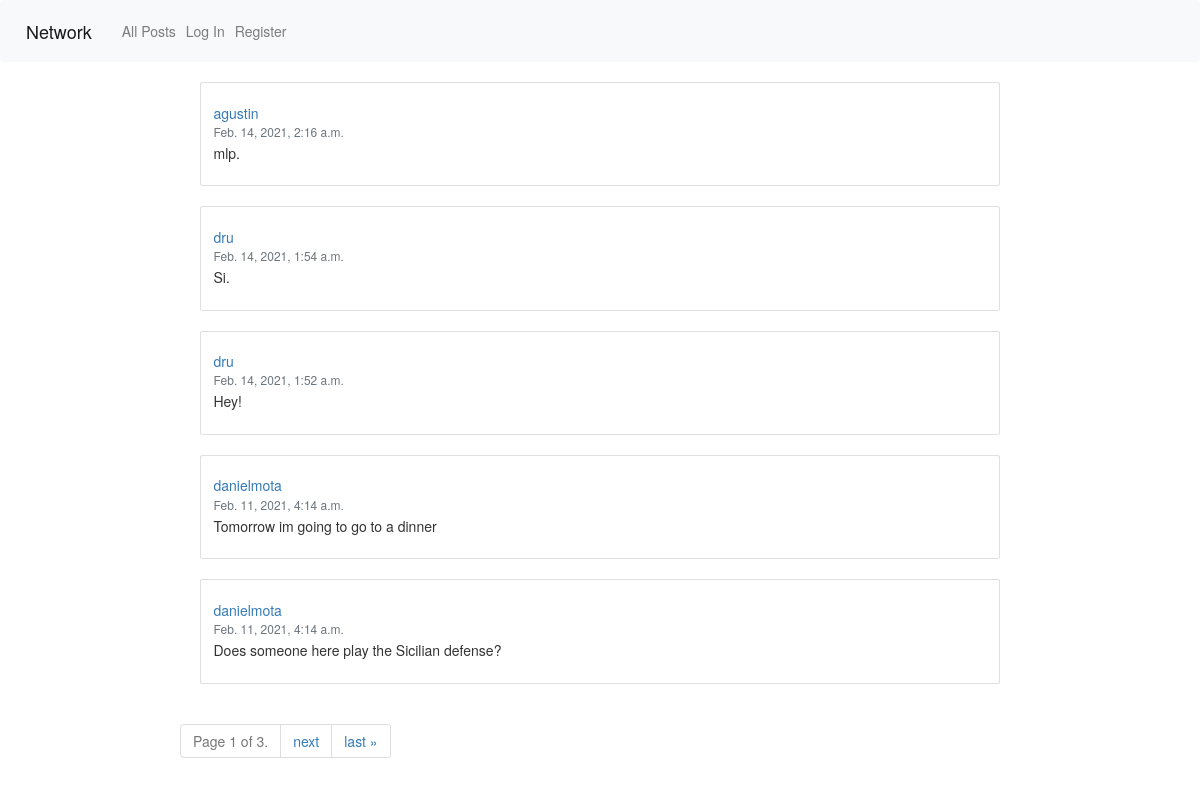
The page / on the database its author committed.
### network/models.py (models this page shows, shortened)
class Post(models.Model):
    post = models.CharField(max_length=1000)
    poster = models.ForeignKey(User, on_delete=models.CASCADE, related_name="poster")
    likes = models.IntegerField(default=0)
    likers = models.ManyToManyField(User, related_name="likers")
    timestamp = models.DateTimeField(auto_now_add=True)

class User(AbstractUser):
    pass

### network/views.py (the view)
# urls.py: path("", views.index, name="index"),
def index(request):
    posts = Post.objects.all().order_by('-timestamp')
    paginator = Paginator(posts, 5)
    pageNum = request.GET.get('page')
    page_obj = paginator.get_page(pageNum)
    return render(request, "network/index.html", {
        "page_obj": page_obj
    })

### network/templates/network/index.html (shortened to what this page needs)
{% extends "network/layout.html" %}
{% load static %}
{% block body %}
{% for post in page_obj %}
<div id="post" class="card">
    <div class="card-body">
        <a id="postUser" href="{% url 'profile' post.poster %}">
            <h5 class="card-title">{{ post.poster.username }}</h5>
        </a>
        <h6 id="postTime" class="card-subtitle mb-2 text-muted">{{ post.timestamp }}</h6>
        <p id="postText" class="card-text">{{ post.post }}</p>
    </div>
</div>
{% endfor %}
<nav aria-label="Page navigation">
    <ul class="pagination step-links">
        <li class="page-item disabled"><span class="current">
                Page {{ page_obj.number }} of {{ page_obj.paginator.num_pages }}.
            </span></li>
        {% if page_obj.has_next %}
        <li class="page-item"><a class="page-link" href="?page={{ page_obj.next_page_number }}">next</a></li>
        <li class="page-item"><a class="page-link" href="?page={{ page_obj.paginator.num_pages }}">last &raquo;</a></li>
        {% endif %}
    </ul>
</nav>
{% endblock %}

### network/static/network/styles.css (style rules this page uses)
#post { margin: 20px; padding-top: 0px; }

### rows shown on the page
Post: poster.username "agustin", timestamp "Feb. 14, 2021, 2:16 a.m.", post "mlp."
Post: poster.username "dru", timestamp "Feb. 14, 2021, 1:54 a.m.", post "Si."
Post: poster.username "dru", timestamp "Feb. 14, 2021, 1:52 a.m.", post "Hey!"
Post: poster.username "danielmota", timestamp "Feb. 11, 2021, 4:14 a.m.", post "Tomorrow im going to go to a dinner"
Post: poster.username "danielmota", timestamp "Feb. 11, 2021, 4:14 a.m.", post "Does someone here play the Sicilian defense?"

### other values the page prints
{{ page_obj.number }} "1"
{{ page_obj.paginator.num_pages }} "3"
